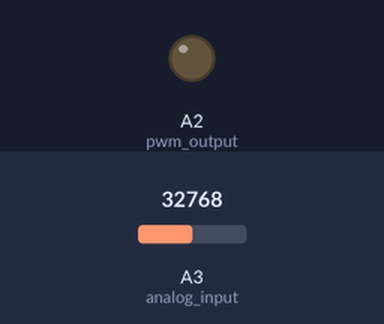
A program run on a simulated CircuitPython board. Shown: output pins drawn as LEDs (lit = HIGH). The inputs (shaded band) are chosen by the test bench; at power-on: A3 (analog_input) = 32768 (analog values on the 0–65535 scale). What the program prints to the serial console is not drawn.

Above: at 1.2 s.
1.3 s: A3 (analog_input) set to 0
2.8 s: A3 (analog_input) set to 65535
Timing chart, 0 to 11.8 s (numbered marks = the images above; inputs shaded):
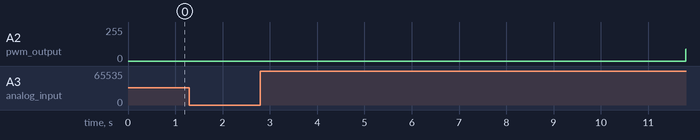

The program:

Bluefruit_SafteyBeacon_v1.5.py
```python
""" Bluefruit_SafteyBeacon_v1.5.py
Developed for The Art of Making: An Introduction to Hands-On System Design and Engineering
University of Pittsburgh Swanson School of Engineering
v1.1 Amelia Glenn 2/11/2022

Latest version: v1.5

Last modified: Joseph Samosky 03/01 - 03/02/2023
Changed print statement to print maximum duty cycle reached during one brighten-dim cycle
Set increment/decrement value used in for loops to 10, which results in an ~1 Hz flash rate
Updated comments. Updated serial monitor comments in v1.5
"""

import board  # import board module to access board's pins
from analogio import AnalogIn  # import AnalogIn from analogio module to access analog input/output
import pwmio  # import pwmio module to generate Pulse-width Modulation signals

analog_input = AnalogIn(board.A3)  # analog_input is an analog input connected to pin A3
pwm_output = pwmio.PWMOut(board.A2)  # pwm_output is a PWM output (default frequency of 500Hz) connected to pin A2

"""The digitized value of the analog input ranges from 0 to 65535.
(The Bluefruit has 16-bit analog-to-digital conversion, yielding 65536 unique digital values.)
Note that analog output is not "true analog": it will be a pulse width modulated (PWM) square wave."""
MAX_ANALOG_VOLTAGE = 65535

while True:  # loop until program terminates, analogous to void loop() in Arduino

    """Light brightens"""
    for i in range(0, MAX_ANALOG_VOLTAGE, 10):  # for i = 0, 10, 20, ... , 65530   Step size of 10 determined by iterative trials to achieve an ~ 1 Hz flashing rate
        duty_cycle = int((analog_input.value / MAX_ANALOG_VOLTAGE) * i)  # scale i by the voltage level reading from analog_input to calculate PWM duty cycle
        pwm_output.duty_cycle = duty_cycle  # set pwm_output duty cycle to set the brightness of the LED (increase duty cycle to increase brightness)

    # Print the maximum duty cycle to the serial monitor so you can see how the maximum value changes (along with the LED brightness) as you turn the potentiometer
    # To view the serial monitor in Mu click the Serial icon at the top of the editor window
    print(f"Maximum Duty Cycle: {pwm_output.duty_cycle}/{MAX_ANALOG_VOLTAGE} ({(pwm_output.duty_cycle * 100 / MAX_ANALOG_VOLTAGE):.0f}%)")

    """Light dims"""
    for i in range(MAX_ANALOG_VOLTAGE, 0, -10):  # for i = 65535, 65525, 65515, ... , 5
        duty_cycle = int((analog_input.value / MAX_ANALOG_VOLTAGE) * i)  # scale i by the voltage level reading from analog_input to calculate PWM duty cycle
        pwm_output.duty_cycle = duty_cycle  # set pwm_output duty cycle to set the brightness of the LED (decrease duty cycle to decrease brightness)
# Write your code here :-)
```

Measured:
- after the input at 1.3 s, A2 (pwm_output): stays 0/255 (without the input it goes to 48/255 after 1.5 s)
- after the input at 2.8 s, A2 (pwm_output): 0/255 → 88/255 after 9.0 s
